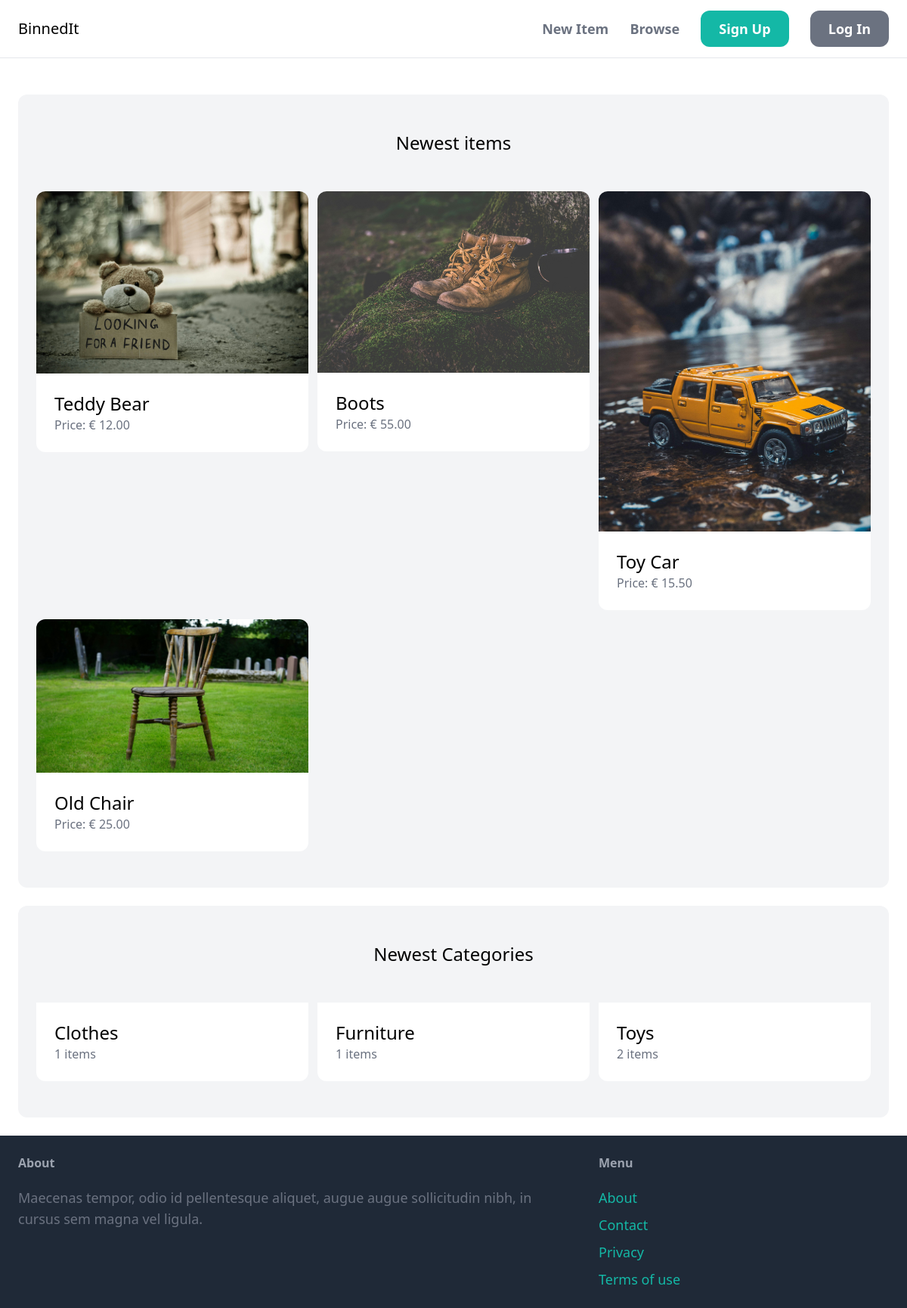
The app's page /, older data.
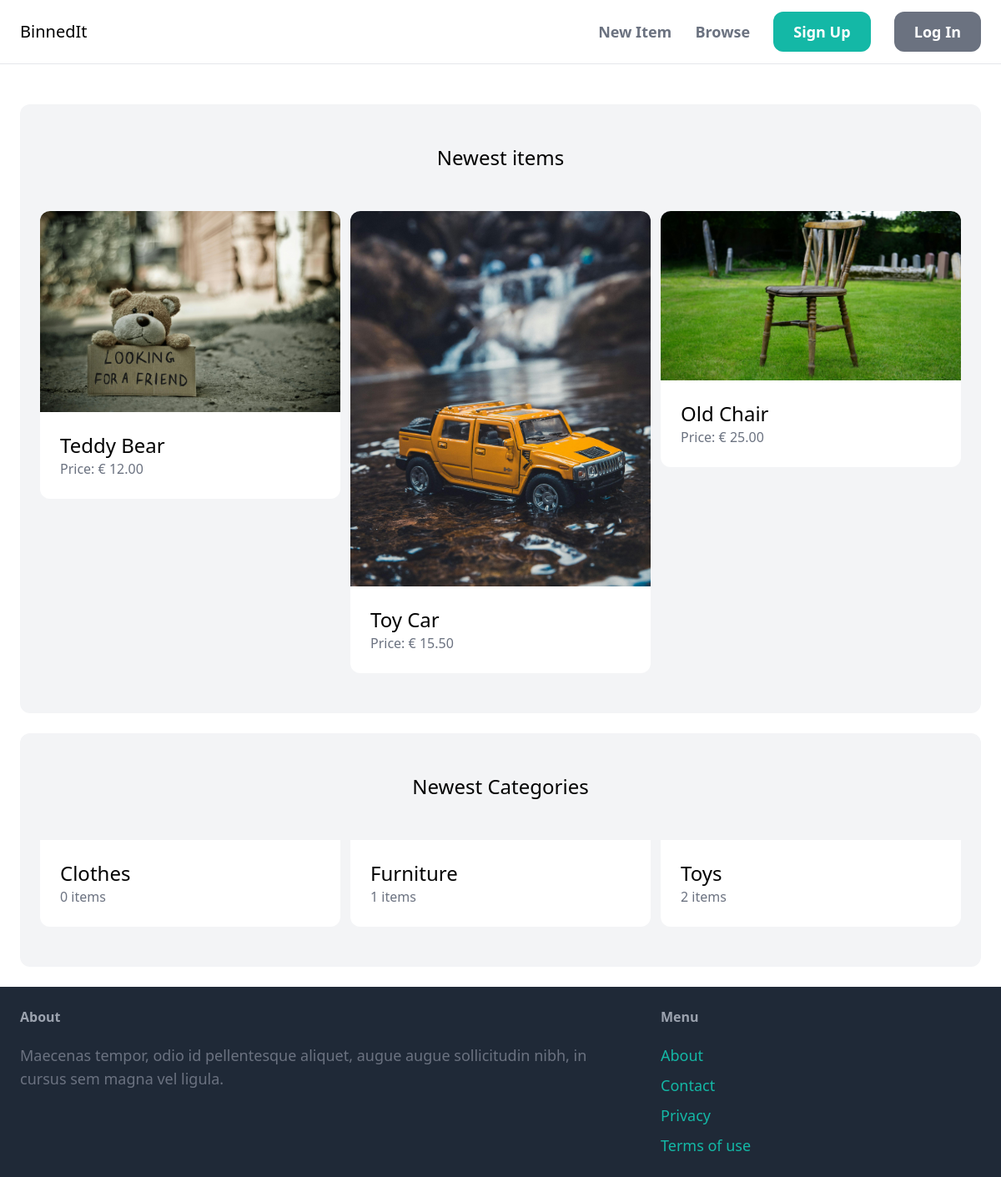
The same page, newer data.
### item/models.py (models this page shows, shortened)
class Item(models.Model):
    category = models.ForeignKey(
        Category, related_name='items', on_delete=models.CASCADE)
    name = models.CharField(max_length=255)
    description = models.TextField(blank=True, null=True)
    price = models.DecimalField(max_digits=999, decimal_places=2)
    image = models.ImageField(upload_to='item_images', blank=True, null=True)
    is_sold = models.BooleanField(default=False)
    created_by = models.ForeignKey(
        User, related_name='items', on_delete=models.CASCADE)
    created_at = models.DateTimeField(auto_now_add=True)

class Category(models.Model):
    name = models.CharField(max_length=255)
    class Meta:
        ordering = ('name',)
        verbose_name_plural = 'Categories'

### core/views.py (the view)
# urls.py: path('', views.index, name="index"),
def index(request):
    items = Item.objects.filter(is_sold=False)[0:6]
    categories = Category.objects.all()
    return render(request, 'core/index.html', {
        'categories': categories,
        'items': items,
    })

### core/templates/core/index.html (shortened to what this page needs)
{% extends 'core/base.html' %}
{%block content %}
<div class="mt-6 px-6 py-12 bg-gray-100 rounded-xl">
    <h2 class="mb-12 text-2xl text-center">Newest items</h2>
    <div class="grid grid-cols-3 gap-3">
        {% for item in items %}
        <div>
            <a href="{% url 'item:detail' item.id %}">
                <div>
                    <img src = "{{ item.image.url }}" class="rounded-t-xl">
                </div>
                <div class="p-6 bg-white rounded-b-xl">
                    <h2 class="text-2xl">{{item.name}}</h2>
                    <p class="text-gray-500">Price: € {{item.price}}</p>
                </div>
            </a>
        </div>
        {% endfor %}
    </div>
</div>
<div class="mt-6 px-6 py-12 bg-gray-100 rounded-xl">
    <h2 class="mb-12 text-2xl text-center">Newest Categories</h2>
    <div class="grid grid-cols-3 gap-3">
        {% for category in categories %}
            <div>
                <a href="#">
                    <div class="p-6 bg-white rounded-b-xl">
                        <h2 class="text-2xl">{{category.name}}</h2>
                        <p class="text-gray-500">{{category.items.count}} items</p>
                    </div>
                </a>
            </div>
        {% endfor %}
    </div>
</div>
{% endblock %}

### core/templates/core/base.html (shortened to what this page needs)
<!DOCTYPE html>
<html lang="en">
  <head>
    <script src="https://cdn.tailwindcss.com"></script>
  </head>
  <body>
    <nav class="px-6 py-6 flex justify-between items-center border-b border-gray-200">
      <a href="/" class="text-xl font-semibolf">BinnedIt</a>
      <div class="space-x-6">
        <a href="{% url 'item:new' %}" class="text-lg font-semibold hover: text-gray-500">New Item</a>
        <a href="{% url 'item:items' %}" class="text-lg font-semibold hover: text-gray-500">Browse</a>
        {% if request.user.is_authenticated %}
        <a href="{% url 'conversation:inbox' %}" class="px-6 py-3 text-lg font-semibold bg-teal-500 text-white rounded-xl hover:bg-teal-700">Inbox</a>
        <a href="{% url 'dashboard:index' %}" class="px-6 py-3 text-lg font-semibold bg-gray-500 text-white rounded-xl hover:bg-teal-700">Dashboard</a>
        {% else %}
            <a href="{% url 'core:signup' %}" class="px-6 py-3 text-lg font-semibold bg-teal-500 text-white rounded-xl hover:bg-teal-700">Sign Up</a>
            <a href="{% url 'core:login' %}" class="px-6 py-3 text-lg font-semibold bg-gray-500 text-white rounded-xl hover:bg-teal-700">Log In</a>
        {% endif %}
      </div>
    </nav>
    <div class="px-6 py-6">
      {% block content %}
      {% endblock %}
    </div>
    <footer class="py-6 px-6 flex justify-between bg-gray-800">
      <div class="w-2/3 pr-10">
        <h3 class="mb-5 font-semibold text-gray-400">About</h3>
        <p class="text-lg text-gray-500">Maecenas tempor, odio id pellentesque aliquet, augue augue sollicitudin nibh, in cursus sem magna vel ligula.</p>
      </div>
      <div class="w-1/3">
        <h3 class="mb-5 font-semibold text-gray-400">Menu</h3>
        <ul class="space-y-2">
          <li><a href="#" class="text-lg text-teal-500 hover:text-teal-700">About</a></li>
          <li><a href="{% url 'core:contact' %}" class="text-lg text-teal-500 hover:text-teal-700">Contact</a></li>
          <li><a href="#" class="text-lg text-teal-500 hover:text-teal-700">Privacy</a></li>
          <li><a href="#" class="text-lg text-teal-500 hover:text-teal-700">Terms of use</a></li>
        </ul>
      </div>
    </footer>
  </body>
</html>

Row changes from the older to the newer data that the page shows:
removed Item: image (picture), name "Boots", price "55.00"
computed for Category "Clothes": items.count "1" → "0"
